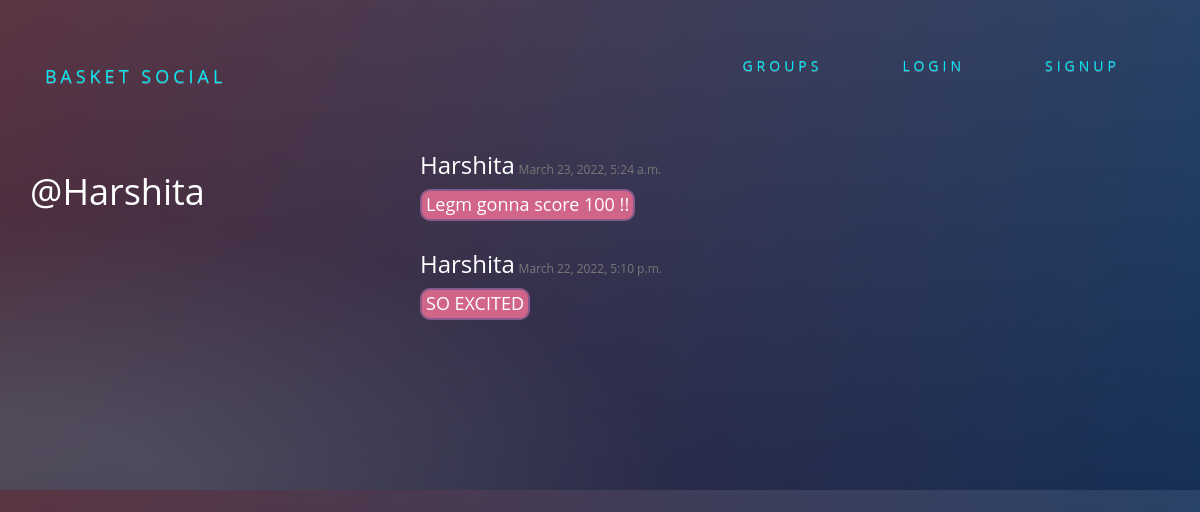
The page /posts/by/Harshita/ on the database its author committed.
### posts/models.py (models this page shows, shortened)
class Post(models.Model):
    user=models.ForeignKey(User,related_name='posts',on_delete=models.CASCADE)
    created_at=models.DateTimeField(auto_now=True)
    message=models.TextField()
    message_html=models.TextField(editable=False)
    group=models.ForeignKey(Group,related_name='posts',null=True,blank=True,on_delete=models.CASCADE)
    class Meta:
        ordering=['-created_at']

### posts/views.py (the view)
# urls.py: path('by/<username>/',views.UserPost.as_view(),name='for_user'),
class UserPost(generic.ListView):
    model=models.Post
    template_name='posts/user_post_list.html'
    def get_queryset(self):
        try:
            self.post_user=User.objects.prefetch_related('posts').get(username__iexact=self.kwargs.get('username'))
        except User.DoesNotExist:
            raise Http404
        else:
            return self.post_user.posts.all()
    def get_context_data(self,**kwargs):
        context=super().get_context_data(**kwargs)
        context['post_user']=self.post_user
        return context

### posts/templates/posts/user_post_list.html
{% extends "posts/post_base.html" %}
{% block prepost %}
<div class="col-md-4">
  <h1>@{{post_user.username}}</h1>
</div>
{% endblock %}
{% block post_content %}
<div class="col-md-8">
  {% for post in post_list %}
  {% include "posts/_post.html" %}
  {% endfor %}
</div>
{% endblock %}

### posts/templates/posts/_post.html (shortened to what this page needs)
<div class="post media">
<div class="lk">
  <h3 style="display:inline;">{{post.user.username}}</h3> <h9 id='lj' style="display:inline;">{{ post.created_at }}</h9>
</div>
  <h4><span id='textthread' >{{post.message}}</h4>
  <div class="media-body">
  </div>
</div>

### static/social/css/master.css (style rules this page uses)
body { margin: 0; overflow: auto; background: #2f294f; color:white; }
* { -webkit-box-sizing:border-box; -moz-box-sizing:border-box; -ms-box-sizing:border-box; -o-box-sizing:border-box; box-sizing:border-box; }
body { font-family: 'Open Sans', sans-serif; background: #092756; background: -moz-radial-gradient(0% 100%, ellipse cover, rgba(104,128,138,.4) 10%,rgba(138,114,76,0) 40%),-moz-linear-gradient(top, rgba(57,173,219,.25) 0%, rgba(42,60,87,.4) 100%), -moz-linear-gradient(-45deg, #670d10 0%, #092756 100%); background: -webkit-radial-gradient(0% 100%, ellipse cover, rgba(104,128,138,.4) 10%,rgba(138,114,76,0) 40%), -webkit-linear-gradient(top, rgba(57,173,219,.25) 0%,rgba(42,60,87,.4) 100%), -webkit-linear-gradient(-45deg, #670d10 0%,#092756 100%); background: -o-radial-gradient(0% 100%, ellipse cover, rgba(104,128,138,.4) 10%,rgba(138,114,76,0) 40%), -o-linear-gradient(top, rgba(57,173,219,.25) 0%,rgba(42,60,87,.4) 100%), -o-linear-gradient(-45deg, #670d10 0%,#092756 100%); background: -ms-radial-gradient(0% 100%, ellipse cover, rgba(104,128,138,.4) 10%,rgba(138,114,76,0) 40%), -ms-linear-gradient(top, rgba(57,173,219,.25) 0%,rgba(42,60,87,.4) 100%), -ms-linear-gradient(-45deg, #670d10 0%,#092756 100%); background: -webkit-radial-gradient(0% 100%, ellipse cover, rgba(104,128,138,.4) 10%,rgba(138,114,76,0) 40%), linear-gradient(to bottom, rgba(57,173,219,.25) 0%,rgba(42,60,87,.4) 100%), linear-gradient(135deg, #670d10 0%,#092756 100%); filter: progid:DXImageTransform.Microsoft.gradient( startColorstr='#3E1D6D', endColorstr='#092756',GradientType=1 ); }
* { margin: 0; padding: 0; box-sizing: border-box; }
.lk { display: inline; overflow: hidden; }
#lj { font-size: 12px; color: #787878; }
#textthread { border: 2px solid #88598b; border-radius: 10px; padding: 4px; background-color: #D16587; display: inline-block; }

### rows shown on the page
Post: user.username "Harshita", created_at "March 23, 2022, 5:24 a.m.", message "Legm gonna score 100 !!"
Post: user.username "Harshita", created_at "March 22, 2022, 5:10 p.m.", message "SO EXCITED"

### other values the page prints
{{ post_user.username }} "Harshita"
